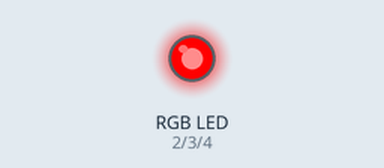
Bench run of a sketch on a simulated Arduino Uno, built with avr-gcc and run on an emulated ATmega328P. On the bench: an RGB LED mixed from three pins (HIGH = lit).

Above: at 0.2 s.
At 1.2 s:
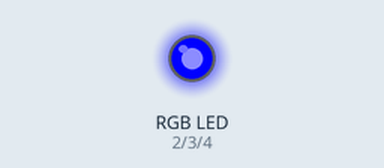
At 1.7 s:
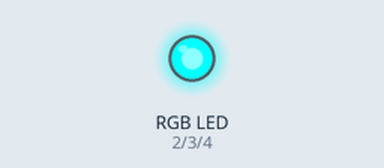
At 2.2 s:
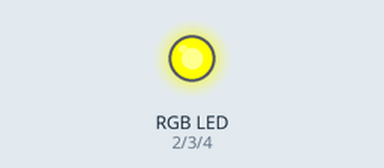
At 3.2 s:
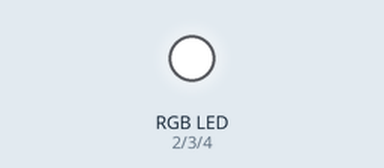
At 4.7 s:
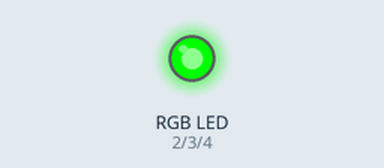
Timing chart, 0 to 5.2 s (numbered marks = the images above):
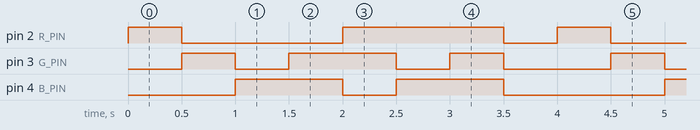

Measured:
- by itself, pin 2 (R_PIN): repeats every 4.0 s: LOW 1.5 s, HIGH 1.5 s, LOW 0.50 s, HIGH 0.50 s
- by itself, pin 3 (G_PIN): repeats every 4.0 s: LOW 0.50 s, HIGH 1.0 s, LOW 0.50 s, HIGH 0.50 s, LOW 1.0 s, HIGH 0.50 s
- by itself, pin 4 (B_PIN): repeats every 4.0 s: LOW 0.50 s, HIGH 1.0 s, LOW 1.5 s, HIGH 1.0 s

The sketch:

rgb_led_example.ino
```cpp
int R_PIN = 2;  // digital pin for Red LED
int G_PIN = 3;  // digital pin for Green LED
int B_PIN = 4;  // digital pin for Blue LED

//      Color      R  G  B
#define RED        1, 0, 0
#define GREEN      0, 1, 0
#define BLUE       0, 0, 1
#define CYAN       0, 1, 1
#define YELLOW     1, 1, 0
#define MAGENTA    1, 0, 1
#define WHITE      1, 1, 1
#define BLACK      0, 0, 0


void light_leds(int r_value, int g_value, int b_value) {
  digitalWrite(R_PIN, r_value);
  digitalWrite(G_PIN, g_value);
  digitalWrite(B_PIN, b_value);
  delay(500);  // fixed delay of 0.5 seconds
}


void setup() {
  // put your setup code here, to run once:
  pinMode(R_PIN, OUTPUT);  // configure digital pins as output
  pinMode(G_PIN, OUTPUT);  //
  pinMode(B_PIN, OUTPUT);  //
}

void loop() {
  // put your main code here, to run repeatedly:
  light_leds(RED);
  light_leds(GREEN);
  light_leds(BLUE);
  light_leds(CYAN);
  light_leds(YELLOW);
  light_leds(MAGENTA);
  light_leds(WHITE);
  light_leds(BLACK);
}
```
